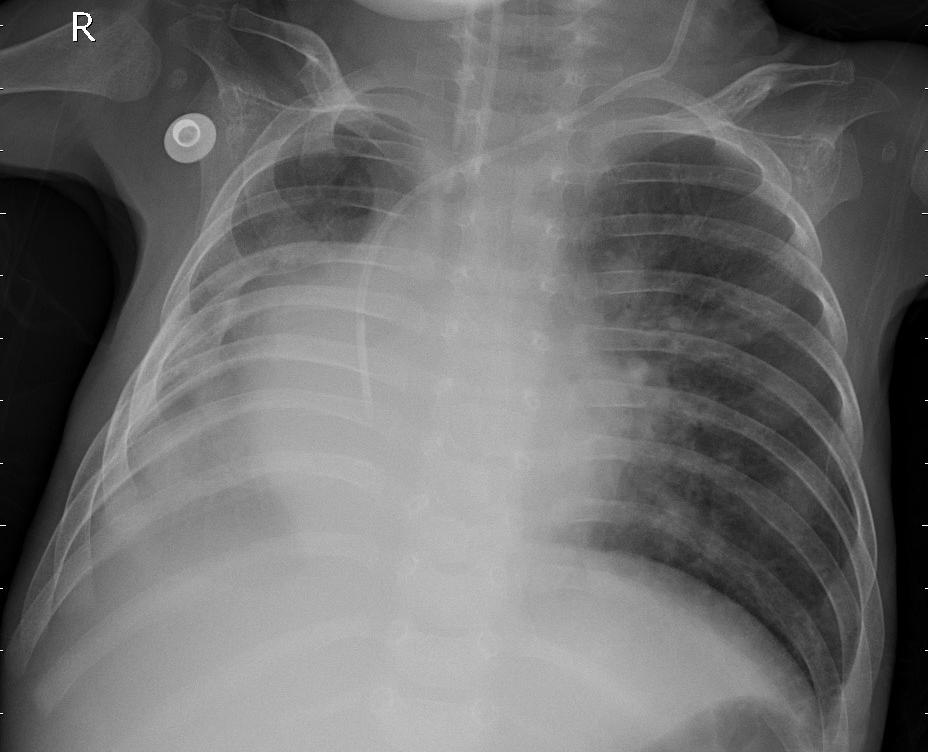
#> input picture Capstone_1_chest_x_ray/img_for_test/person6_bacteria_22.jpeg, 928 x 752 px
$ jupyter execute --allow-errors testing_TFlite_model_flask.ipynb
#> lines starting #> are read from the running program, lines starting #| are printed output that depends on the picture
#> further down, img is the input picture: PIL image 928x752 L; min 0, max 255, mean 108.7
#> `img = img.resize((224, 224), Image.NEAREST)`:
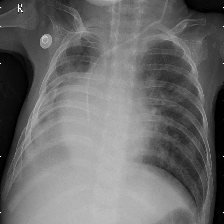
#> img: PIL image 224x224 RGB; min 0, max 255, mean 108.7
#> `img = np.array(img).tolist()`: img = 224 items
[cell 1]
# Imports
import numpy as np
from PIL import Image

import json
import requests

[cell 2]
# Images fot testing
url_list = ['./img_for_test/person6_bacteria_22.jpeg',
       './img_for_test/person19_virus_50.jpeg',
       './img_for_test/NORMAL2-IM-0030-0001.jpeg',
       './img_for_test/NORMAL2-IM-0095-0001.jpeg']

## Testing TF lite model remotely (using Flask)

to run cells below you must:
- first start `predict.py`
OR
- run Docker image created from `Dockerfile`

[cell 3]
url='http://127.0.0.1:9696/predict'

#> (a cell that did not finish here is left out)
